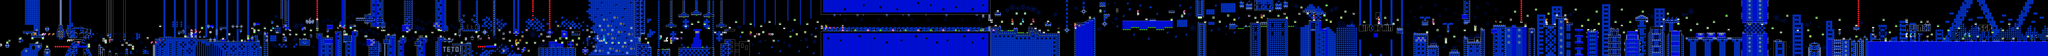

A 2D game scene composited from a Tiled map and its tileset images. What follows is a short description and the map's XML, with each tile layer's data collapsed to a summary:
An orthogonal 978x27 tile map with 16x16 px tiles, 2 tile layers (SP, ...), 2 tilesets.

<map version="1.10" tiledversion="1.11.2" orientation="orthogonal" renderorder="right-down" width="978" height="27" tilewidth="16" tileheight="16" infinite="0" nextlayerid="3" nextobjectid="1">
 <editorsettings>
  <chunksize width="16" height="27" />
  <export target="famidash-main/LEVELS/LEVEL DATA/test4.tmx" format="tmx" />
 </editorsettings>
 <tileset firstgid="1" name="famidash" tilewidth="16" tileheight="16" tilecount="256" columns="16">
  <image source="../../../GRAPHICS/famidash.bmp" width="256" height="256" />
 </tileset>
 <tileset firstgid="257" name="sprites" tilewidth="16" tileheight="16" tilecount="256" columns="16">
  <image source="../../../GRAPHICS/sprites.png" width="256" height="256" />
 </tileset>
 <layer id="1" width="978" height="27">
  <data>[26406 cells, 14198 non-empty, 174 distinct tile ids]</data>
 </layer>
 <layer id="2" name="SP" width="978" height="27">
  <data>[26406 cells, 440 non-empty, 99 distinct tile ids]</data>
 </layer>
</map>
